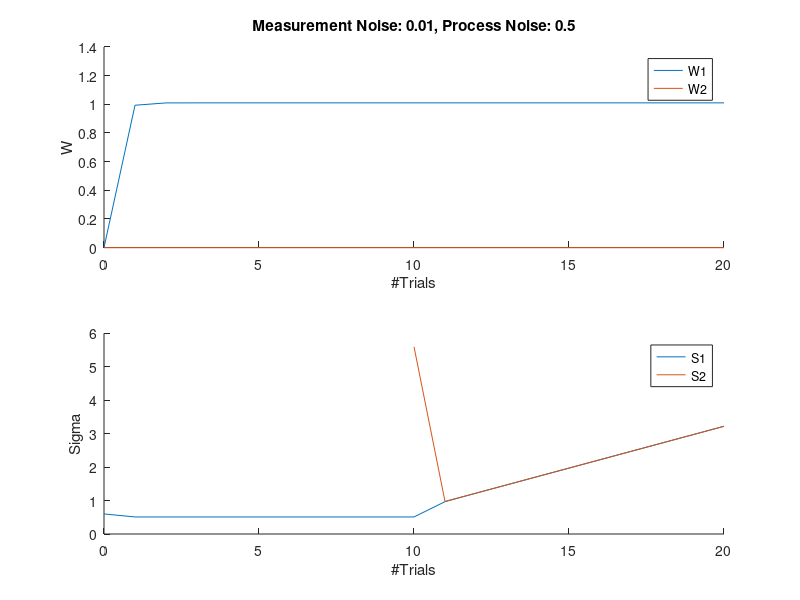

The MATLAB source for this figure: (Note: this script raises an error after producing the figure.)
%% Q2
% Fig 1 Blocking
clearvars

V = 0.01; % Measure variance
P = 0.5; % Process variance
w = [0; 0];
sig = [0.6 0; 0 0.6];
n_Trials = 10;

u = [1 0];
r = 1;
w_list = w;
sig_list = [sig(1,1);sig(2,2)];
for i=1:n_Trials
%     y = r + normrnd(0,V); % This one leads to big difference in result.
    y = r + V;
    w_n = w + sig * u' ./ (u*sig*u'+V) * (y - u*w);
    sig_n = sig - sig * u' ./ (u*sig*u'+V) * u * sig + eye(2) * P;
    w = w_n;
    sig = sig_n;
    w_list = [w_list w];
    sig_list = [sig_list [sig(1,1);sig(2,2)]];
end
u = [1 1];
for i=1:n_Trials
%     y = r + normrnd(0,V); % This one leads to big difference in result.
    y = r + V;
    w_n = w + sig * u' ./ (u*sig*u'+V) * (y - u*w);
    sig_n = sig - sig * u' ./ (u*sig*u'+V) * u * sig + eye(2) * P;
    w = w_n;
    sig = sig_n;
    w_list = [w_list w];
    sig_list = [sig_list [sig(1,1);sig(2,2)]];
end

figure;
set(gcf,'Color',[1 1 1]);
set(gca,'FontName','arial','FontSize',10); % Check this
subplot(2,1,1);
plot(0:(2*n_Trials),w_list);
xlabel('#Trials');
ylabel('W');
legend({'W1', 'W2'});
box off
title(['Measurement Noise: ' num2str(V) ', Process Noise: ' num2str(P)]);
subplot(2,1,2);
plot(0:(2*n_Trials),sig_list(1,:));
hold on
plot(n_Trials:(2*n_Trials),sig_list(2,n_Trials+1:end));
box off
xlabel('#Trials');
ylabel('Sigma');
legend({'S1', 'S2'});
export_fig(['V' num2str(V) 'P' num2str(P) 'Kalman_Blocking.png'],'-r600');
%% Q2
% Fig 1 Unblocking
clearvars

V = 0.49; % Measure variance
P = 0.01; % Process variance
w = [0; 0];
sig = [0.6 0; 0 0.6];
n_Trials = 10;

u = [1 0];
r = 1;
w_list = w;
sig_list = [sig(1,1);sig(2,2)];
for i=1:n_Trials
%     y = r + normrnd(0,V); % This one leads to big difference in result.
    y = r + V;
    w_n = w + sig * u' ./ (u*sig*u'+V) * (y - u*w);
    sig_n = sig - sig * u' ./ (u*sig*u'+V) * u * sig + eye(2) * P;
    w = w_n;
    sig = sig_n;
    w_list = [w_list w];
    sig_list = [sig_list [sig(1,1);sig(2,2)]];
end
u = [1 1];
r = 2;
for i=1:n_Trials
%     y = r + normrnd(0,V); % This one leads to big difference in result.
    y = r + V;
    w_n = w + sig * u' ./ (u*sig*u'+V) * (y - u*w);
    sig_n = sig - sig * u' ./ (u*sig*u'+V) * u * sig + eye(2) * P;
    w = w_n;
    sig = sig_n;
    w_list = [w_list w];
    sig_list = [sig_list [sig(1,1);sig(2,2)]];
end

figure;
set(gcf,'Color',[1 1 1]);
set(gca,'FontName','arial','FontSize',10); % Check this
subplot(2,1,1);
plot(0:(2*n_Trials),w_list);
xlabel('#Trials');
ylabel('W');
legend({'W1', 'W2'});
box off
title(['Measurement Noise: ' num2str(V) ', Process Noise:' num2str(P)]);
subplot(2,1,2);
plot(0:(2*n_Trials),sig_list(1,:));
hold on
plot(n_Trials:(2*n_Trials),sig_list(2,n_Trials+1:end));
box off
xlabel('#Trials');
ylabel('Sigma');
legend({'S1', 'S2'});
export_fig(['V' num2str(V) 'P' num2str(P) 'Kalman_Unblocking.png'],'-r600');
%% Q2
% Fig 1 Backwrd Blocking
clearvars

V = 0.01; % Measure variance
P = 0.5; % Process variance
w = [0; 0];
sig = [0.6 0; 0 0.6];
n_Trials = 10;

u = [1 1];
r = 1;
w_list = w;
sig_list = [sig(1,1);sig(2,2);sig(1,2);sig(2,1)];
for i=1:n_Trials
%     y = r + normrnd(0,V); % This one leads to big difference in result.
    y = r + V;
    w_n = w + sig * u' ./ (u*sig*u'+V) * (y - u*w);
    sig_n = sig - sig * u' ./ (u*sig*u'+V) * u * sig + eye(2) * P;
    w = w_n;
    sig = sig_n;
    w_list = [w_list w];
    sig_list = [sig_list [sig(1,1);sig(2,2);sig(1,2);sig(2,1)]];
end
u = [1 0];
for i=1:n_Trials
%     y = r + normrnd(0,V); % This one leads to big difference in result.
    y = r + V;
    w_n = w + sig * u' ./ (u*sig*u'+V) * (y - u*w);
    sig_n = sig - sig * u' ./ (u*sig*u'+V) * u * sig + eye(2) * P;
    w = w_n;
    sig = sig_n;
    w_list = [w_list w];
    sig_list = [sig_list [sig(1,1);sig(2,2);sig(1,2);sig(2,1)]];
end

figure;
set(gcf,'Color',[1 1 1]);
set(gca,'FontName','arial','FontSize',10); % Check this
subplot(1,3,1);
w1 = -1:0.02:2;
w2 = -1:0.02:2;
[w1,w2] = meshgrid(w1,w2);
X = [w1(:) w2(:)];
y = mvnpdf(X,w_list(:,1)',[sig_list(1,1) sig_list(3,1); sig_list(4,1) sig_list(2,1)]);
y = reshape(y,length(w2),length(w1));
surf(w1,w2,y)
caxis([min(y(:))-0.5*range(y(:)),max(y(:))])
axis([-3 3 -3 3 0 0.4])
xlim([-1 2])
ylim([-1 2])
xlabel('w1')
ylabel('w2')
zlabel('Probability Density')
view([0 90]);
shading interp
colormap(gray)
title('t = 1');
hold on
scatter3(w_list(1,1),w_list(2,1),0.3,'*');
axis square
subplot(1,3,2);
w1 = -1:0.02:2;
w2 = -1:0.02:2;
[w1,w2] = meshgrid(w1,w2);
X = [w1(:) w2(:)];
y = mvnpdf(X,w_list(:,9)',[sig_list(1,9) sig_list(3,9); sig_list(4,9) sig_list(2,9)]);
y = reshape(y,length(w2),length(w1));
surf(w1,w2,y)
caxis([min(y(:))-0.5*range(y(:)),max(y(:))])
axis([-3 3 -3 3 0 0.4])
xlim([-1 2])
ylim([-1 2])
xlabel('w1')
ylabel('w2')
zlabel('Probability Density')
view([0 90]);
shading interp
colormap(gray)
hold on
zlim([0 100])
scatter3(w_list(1,9),w_list(2,9),50,'*');
axis square
title({['Measurement Noise: ' num2str(V) ', Process Noise:' num2str(P)] 't = 9'});
subplot(1,3,3);
w1 = -1:0.02:2;
w2 = -1:0.02:2;
[w1,w2] = meshgrid(w1,w2);
X = [w1(:) w2(:)];
y = mvnpdf(X,w_list(:,19)',[sig_list(1,19) sig_list(3,19); sig_list(4,19) sig_list(2,19)]);
y = reshape(y,length(w2),length(w1));
surf(w1,w2,y)
caxis([min(y(:))-0.5*range(y(:)),max(y(:))])
axis([-3 3 -3 3 0 0.4])
xlim([-1 2])
ylim([-1 2])
xlabel('w1')
ylabel('w2')
zlabel('Probability Density')
view([0 90]);
shading interp
colormap(gray)
title('t = 19');
hold on
zlim([0 100])
scatter3(w_list(1,19),w_list(2,19),50,'*');
axis square
export_fig(['V' num2str(V) 'P' num2str(P) 'Kalman_Fig2.png'],'-r600');